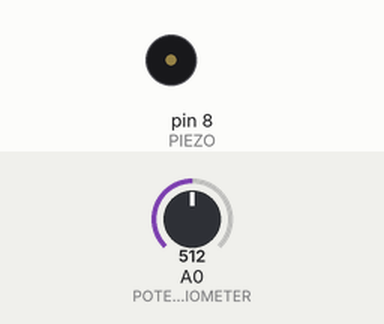
Recording of a sketch running on a simulated Arduino Uno, built with avr-gcc and run on an emulated ATmega328P. Shown: buzzer (waves = sounding). Inputs (shaded band) come from the test bench; at power-on: A0 (POTENTIOMETER) = 512.

Above: at 1.29 s.
1.3 s: A0 (POTENTIOMETER) set to 0
At 2.3 s:
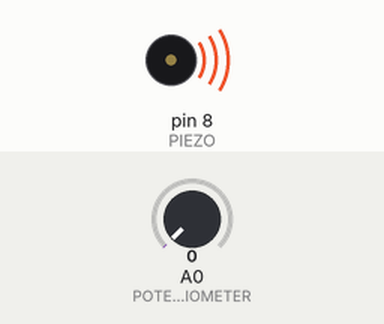
2.8 s: A0 (POTENTIOMETER) set to 128
At 3.6 s:
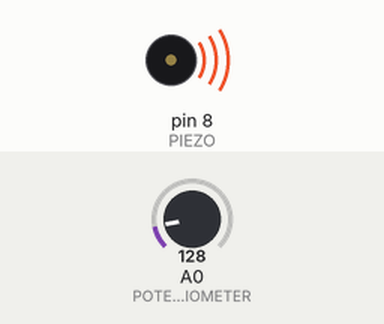
4.3 s: A0 (POTENTIOMETER) set to 141
At 5.5 s:
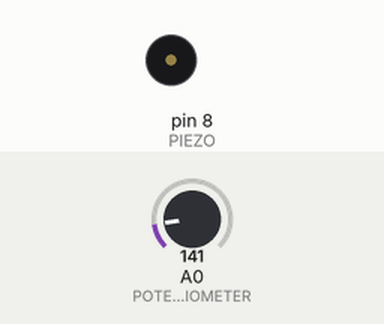
5.8 s: A0 (POTENTIOMETER) set to 122
7.3 s: A0 (POTENTIOMETER) set to 306
Timing chart, 0 to 10.3 s (numbered marks = the images above; inputs shaded):
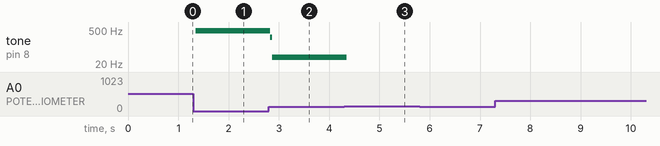

Measured:
- the behaviour switches between 134 and 135 on A0 (POTENTIOMETER) (found by bisection; images 2 and 3)
- after the input at 1.3 s, tone on pin 8 (PIEZO): silent → 459 Hz after 0.05 s
- after the input at 2.8 s, tone on pin 8 (PIEZO): 459 Hz → 249 Hz at once, → 38 Hz 0.04 s later
- after the input at 4.3 s, tone on pin 8 (PIEZO): 38 Hz → silent after 0.05 s

The sketch:

piezo_potenziometro.ino
```cpp
#define PIEZO 8
#define POTENTIOMETER A0

void setup() {
  // put your setup code here, to run once:
  pinMode(PIEZO, OUTPUT);
}

void loop() {
  // put your main code here, to run repeatedly:
  int potValue = analogRead(POTENTIOMETER); // Leggi il valore dal potenziometro
  int delayTime = map(potValue, 0, 1023, 1, 100); // Mappa il valore del potenziometro a un intervallo di delay

  digitalWrite(PIEZO, HIGH);
  delay(delayTime);
  digitalWrite(PIEZO, LOW);
  delay(delayTime);
}
```
